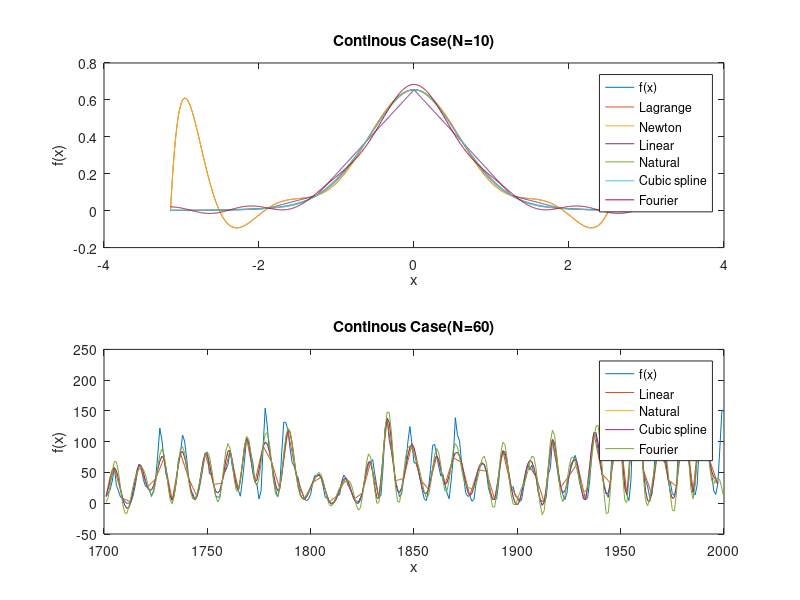

Write MATLAB code to recreate this figure.
% test_grafic.m
clc
clear all
 close all


%% Continuous case
x= linspace (-pi, pi, 1001);
f=exp(3*cos(x))/(2*pi*besseli(0,3));  
h=2*pi/1000;


     N=10;
    xp = linspace (-pi, pi, N + 1); % nodes
    fp=exp(3*cos(xp))/(2*pi*besseli(0,3)); % data 
    P=0; 
    

      % -----------------------------
       % case 1  % Lagrange
            for j=1:N+1;
                L=1;
                for i=1:N+1
                    if i~=j
                        L=conv(L,[1, -xp(i)]/(xp(j)-xp(i)));
                    end
                end
                P=P+fp(j)*L;
            end
           PN1=polyval(P,x);  
       % -----------------------------    
%         case 2 % Newton
            F=zeros(N+1,N+1);
            F(:,1)=fp;
            P=zeros(1,N+1);
            P(end)=F(1,1);
            
            for i=2:N+1
                P1=zeros(1,N-i+2); P1(end)=1;
                for j=2:i
                    F(i,j)=(F(i,j-1)-F(i-1,j-1))/(xp(i)-xp(i-j+1));
                    P1=conv(P1, [1, -xp(j-1)]);
                    
                end
                P=P+F(i,i)*P1;
            end
            PN2=polyval(P,x);
            
        %----------------------------------
%         case 3  %
            for i=1:N
                k=find((x>=xp(i))&(x<=xp(i+1)));
                PN3(k)=fp(i)+(fp(i+1)-fp(i))/(xp(i+1)-xp(i))*(x(k)-xp(i));
                
            end

    
%         case 4
            % --------------------------
            a=fp';
            h=(xp(2)-xp(1));
            
            A=sparse([1,N+1], [1,N+1],1,N+1,N+1)+sparse(2:N,1:N-1,h,N+1,N+1)...
                +sparse(2:N,3:N+1,h,N+1,N+1)+sparse(2:N, 2:N,4*h,N+1,N+1);
            B=zeros(N+1,1);
            i=2:N;  B(i)=3/h*(a(i+1)-2*a(i)+a(i-1));
            
            c=A\sparse(B);
            b=zeros(N+1,1); d=zeros(N+1,1);
            i=1:N;
            b(i)=(a(i+1)-a(i))/h-h*(c(i+1)+2*c(i))/3;
            d(i)=(c(i+1)-c(i))/(3*h);
            
            
            for j=1:N;
                k=find((x>=xp(j))&(x<=xp(j+1)));
                PN4(k)=a(j)+b(j)*(x(k)-xp(j))+c(j)*(x(k)-xp(j)).^2+d(j)*(x(k)-xp(j)).^3;
            end
            
            % ---------------------------------            
%         case 5

            a=fp';
            h=(xp(2)-xp(1));
            
            A=sparse([1,N+1], [1,N+1],2*h,N+1,N+1)+sparse(2:N+1,1:N,h,N+1,N+1)...
                +sparse(1:N,2:N+1,h,N+1,N+1)+sparse(2:N, 2:N,4*h,N+1,N+1);
            dfa=(fp(2)-fp(1))/h;dfb=(fp(N+1)-fp(N))/h;
            B=zeros(N+1,1);
            i=2:N;  B(i)=3/h*(a(i+1)-2*a(i)+a(i-1));
            B(1)=3/h*(a(2)-a(1))-3*dfa; B(N+1)=3*dfb-3/h*(a(N+1)-a(N));
            c=A\sparse(B);
            b=zeros(N+1,1); d=zeros(N+1,1);
            i=1:N;
            b(i)=(a(i+1)-a(i))/h-h*(c(i+1)+2*c(i))/3;
            d(i)=(c(i+1)-c(i))/(3*h);
            
            
            for j=1:N;
                k=find((x>=xp(j))&(x<=xp(j+1)));
                PN5(k)=a(j)+b(j)*(x(k)-xp(j))+c(j)*(x(k)-xp(j)).^2+d(j)*(x(k)-xp(j)).^3;
            end
  % ----------------------------------------------------           
%         case 6
            S=0;m=N/2;
            for k=1:m+1;
                a(k)=1/m*sum(fp.*cos(k*xp));
                b(k)=1/m*sum(fp.*sin(k*xp));
                
                if k==m+1;
                    S=S+a(k)*cos(k*x);
                else
                    S=S+a(k)*cos(k*x)+b(k)*sin(k*x);
                end
                    
            end
            a0=1/m*sum(fp);
            PN6=a0/2+S;
subplot(2,1,1);
plot(x,f,x,PN1,x,PN2,x,PN3,x,PN4,x,PN5,x,PN6)
title('Continous Case(N=10)')
xlabel('x'); ylabel('f(x)')
legend('f(x)','Lagrange','Newton', 'Linear', 'Natural','Cubic spline','Fourier')

%% Discreet Case

    Data=load('sunspot.dat');


    h=5;
    x =Data(:,1) ; % nodes
    f=Data(:,2); % sunspot
     h=h-1;

     I=1:h:300;
    xp=x(I); fp=f(I);
  
    N=length(xp)-1;
  
      % -----------------------------
%         case 1  % Lagrange
P=0;
            for j=1:N+1;
                L=1;
                for i=1:N+1
                    if i~=j
                        L=conv(L,[1, -xp(i)]/(xp(j)-xp(i)));
                    end
                end
                P=P+fp(j)*L;
            end
           PN1=polyval(P,x);  
           
       % -----------------------------    
%         case 2 % Newton
            F=zeros(N+1,N+1);
            F(:,1)=fp;
            P=zeros(1,N+1);
            P(end)=F(1,1);
            
            for i=2:N+1
                P1=zeros(1,N-i+2); P1(end)=1;
                for j=2:i
                    F(i,j)=(F(i,j-1)-F(i-1,j-1))/(xp(i)-xp(i-j+1));
                    P1=conv(P1, [1, -xp(j-1)]);
                    
                end
                P=P+F(i,i)*P1;
            end
            PN2=polyval(P,x);
            
        %----------------------------------
%         case 3  %
            for i=1:N
                k=find((x>=xp(i))&(x<=xp(i+1)));
                PN(k)=fp(i)+(fp(i+1)-fp(i))/(xp(i+1)-xp(i))*(x(k)-xp(i));
                
            end
            PN3=PN';
    
%         case 4
            % --------------------------
            a=fp;
            h=(xp(2)-xp(1));
            
            A=sparse([1,N+1], [1,N+1],1,N+1,N+1)+sparse(2:N,1:N-1,h,N+1,N+1)...
                +sparse(2:N,3:N+1,h,N+1,N+1)+sparse(2:N, 2:N,4*h,N+1,N+1);
            B=zeros(N+1,1);
            i=2:N;  B(i)=3/h*(a(i+1)-2*a(i)+a(i-1));
            
            c=A\sparse(B);
            b=zeros(N+1,1); d=zeros(N+1,1);
            i=1:N;
            b(i)=(a(i+1)-a(i))/h-h*(c(i+1)+2*c(i))/3;
            d(i)=(c(i+1)-c(i))/(3*h);
            
            
            for j=1:N;
                k=find((x>=xp(j))&(x<=xp(j+1)));
                PN(k)=a(j)+b(j)*(x(k)-xp(j))+c(j)*(x(k)-xp(j)).^2+d(j)*(x(k)-xp(j)).^3;
            end
            PN4=PN';
            % ---------------------------------            
%         case 5

            a=fp;
                       
            A=sparse([1,N+1], [1,N+1],2*h,N+1,N+1)+sparse(2:N+1,1:N,h,N+1,N+1)...
                +sparse(1:N,2:N+1,h,N+1,N+1)+sparse(2:N, 2:N,4*h,N+1,N+1);
            dfa=(fp(2)-fp(1))/h;dfb=(fp(N+1)-fp(N))/h;
            B=zeros(N+1,1);
            i=2:N;  B(i)=3/h*(a(i+1)-2*a(i)+a(i-1));
            B(1)=3/h*(a(2)-a(1))-3*dfa; B(N+1)=3*dfb-3/h*(a(N+1)-a(N));
            c=A\sparse(B);
            b=zeros(N+1,1); d=zeros(N+1,1);
            i=1:N;
            b(i)=(a(i+1)-a(i))/h-h*(c(i+1)+2*c(i))/3;
            d(i)=(c(i+1)-c(i))/(3*h);
            
            
            for j=1:N;
                k=find((x>=xp(j))&(x<=xp(j+1)));
                PN(k)=a(j)+b(j)*(x(k)-xp(j))+c(j)*(x(k)-xp(j)).^2+d(j)*(x(k)-xp(j)).^3;
            end
            PN5=PN';
  % ----------------------------------------------------           
%         case 6
            S=0;m=N/2;
            xp1=(xp-1850)/150*pi;
            x1=(x-1850)/150*pi;
            for k=1:m+1;
                a(k)=1/m*sum(fp.*cos(k*xp1));
                b(k)=1/m*sum(fp.*sin(k*xp1));
                
                if k==m+1;
                    S=S+a(k)*cos(k*x1);
                else
                    S=S+a(k)*cos(k*x1)+b(k)*sin(k*x1);
                end
                    
            end
            a0=1/m*sum(fp);
            PN6=a0/2+S;
x1=x(1:length(PN3));

subplot(2,1,2);
plot(x,f,x1,PN3,x1,PN4,x1,PN5,x,PN6)
title('Continous Case(N=60)')
xlabel('x'); ylabel('f(x)')
legend('f(x)', 'Linear', 'Natural','Cubic spline','Fourier')










